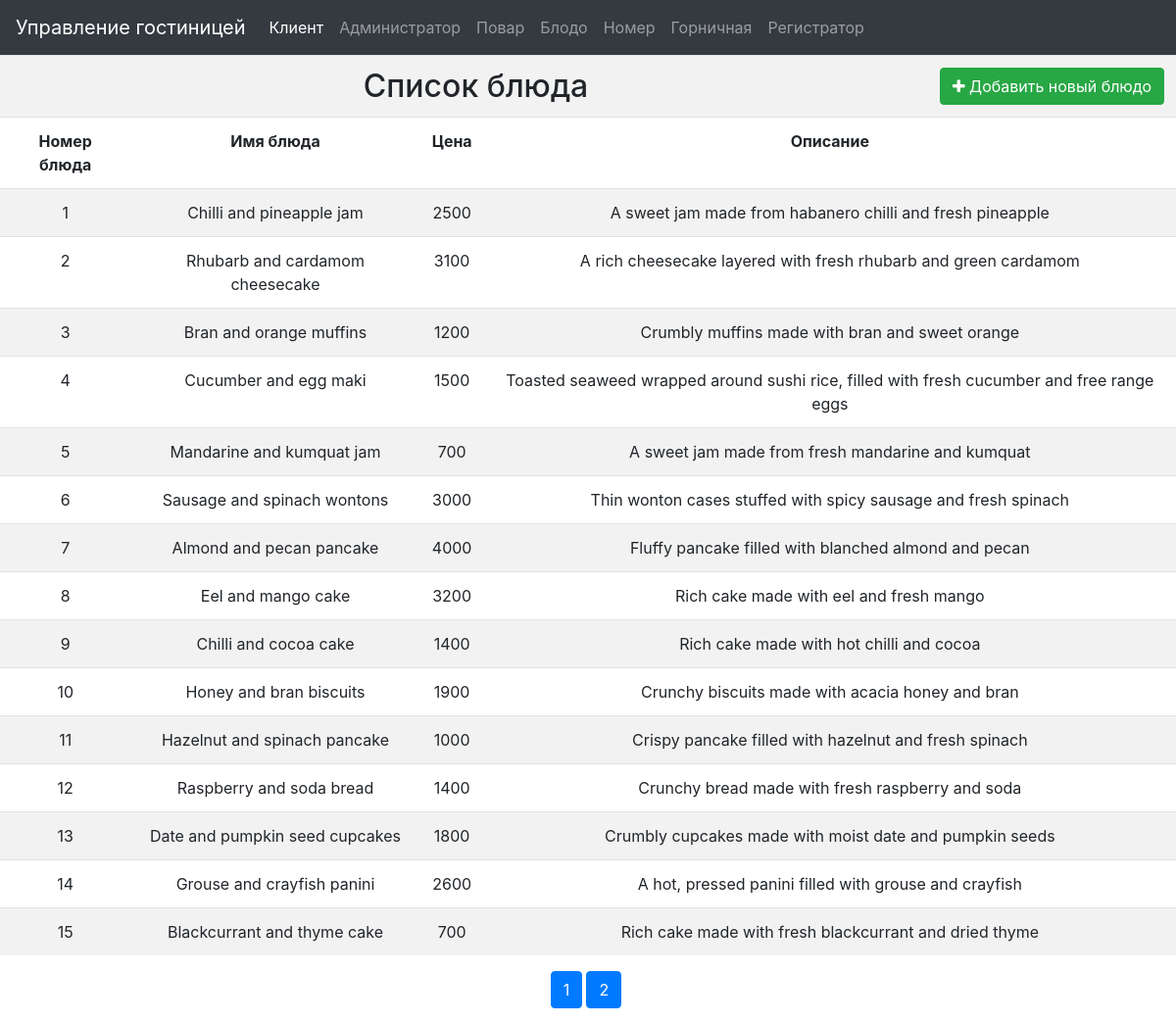
Screenshot of /food.php with the database file from the repository.
### tables this page shows
CREATE TABLE `fooditems` (
  `fooditem_id` int(11) NOT NULL,
  `fooditem_name` varchar(50) NOT NULL,
  `fooditem_price` int(11) NOT NULL,
  `fooditem_description` varchar(255) NOT NULL
);

### food.php (the view, shortened to what this page needs)
<?php
include_once('connection.php');
$number_per_page = 15;
if (isset($_GET["page"])) {
    $page = $_GET["page"];
} else {
    $page = 1;
}
$start_from = ($page - 1) * $number_per_page;
$sql = "SELECT * FROM fooditems limit $start_from, $number_per_page";
$result = $mysqli->query($sql);
?>
<!DOCTYPE html>
<html lang="en">
<head>
    <link rel="stylesheet" href="https://stackpath.bootstrapcdn.com/bootstrap/4.5.2/css/bootstrap.min.css">
    <link rel="stylesheet" href="https://maxcdn.bootstrapcdn.com/font-awesome/4.7.0/css/font-awesome.min.css">
</head>
<body>
<table class="table table-striped text-center">
    <tr>
        <th colspan="10">
            <h2 style="display: inline;">Список блюда</h2>
            <a href="AddFood.php" class="btn btn-success pull-right"><i class="fa fa-plus"></i> Добавить новый  блюдо</a>
        </th>
    </tr>
    <t>
        <th>Номер блюда</th>
        <th>Имя блюда</th>
        <th>Цена</th>
        <th>Описание</th>
    </t>
    <?php
    foreach($result as $row)
    {
        ?>
        <tr>
            <td><?php echo $row['fooditem_id'] ?></td>
            <td><?php echo $row['fooditem_name'] ?></td>
            <td><?php echo $row['fooditem_price'] ?></td>
            <td><?php echo $row['fooditem_description'] ?></td>
        </tr>
        <?php
    }
    ?>
</table>
<p class="text-center">
    <?php
    $sql = "select * from fooditems";
    $result= $mysqli->query($sql);
    $total_records = $result->num_rows;
    $total_pages=ceil($total_records/$number_per_page);
    for($i=1;$i<=$total_pages;$i++)
    {
        echo "<a class='btn btn-primary mr-1' role='button' href='food.php?page=".$i."'>".$i."</a>" ;
    }
    ?>
</p>
</body>
</html>

### rows the page displays
fooditems: fooditem_id "1", fooditem_name "Chilli and pineapple jam", fooditem_price "2500", fooditem_description "A sweet jam made from habanero chilli and fresh pineapple"
fooditems: fooditem_id "2", fooditem_name "Rhubarb and cardamom cheesecake", fooditem_price "3100", fooditem_description "A rich cheesecake layered with fresh rhubarb and green cardamom"
fooditems: fooditem_id "3", fooditem_name "Bran and orange muffins", fooditem_price "1200", fooditem_description "Crumbly muffins made with bran and sweet orange"
fooditems: fooditem_id "4", fooditem_name "Cucumber and egg maki", fooditem_price "1500", fooditem_description "Toasted seaweed wrapped around sushi rice, filled with fresh cucumber and free range eggs"
fooditems: fooditem_id "5", fooditem_name "Mandarine and kumquat jam", fooditem_price "700", fooditem_description "A sweet jam made from fresh mandarine and kumquat"
fooditems: fooditem_id "6", fooditem_name "Sausage and spinach wontons", fooditem_price "3000", fooditem_description "Thin wonton cases stuffed with spicy sausage and fresh spinach"
fooditems: fooditem_id "7", fooditem_name "Almond and pecan pancake", fooditem_price "4000", fooditem_description "Fluffy pancake filled with blanched almond and pecan"
fooditems: fooditem_id "8", fooditem_name "Eel and mango cake", fooditem_price "3200", fooditem_description "Rich cake made with eel and fresh mango"
fooditems: fooditem_id "9", fooditem_name "Chilli and cocoa cake", fooditem_price "1400", fooditem_description "Rich cake made with hot chilli and cocoa"
fooditems: fooditem_id "10", fooditem_name "Honey and bran biscuits", fooditem_price "1900", fooditem_description "Crunchy biscuits made with acacia honey and bran"
fooditems: fooditem_id "11", fooditem_name "Hazelnut and spinach pancake", fooditem_price "1000", fooditem_description "Crispy pancake filled with hazelnut and fresh spinach"
fooditems: fooditem_id "12", fooditem_name "Raspberry and soda bread", fooditem_price "1400", fooditem_description "Crunchy bread made with fresh raspberry and soda"
fooditems: fooditem_id "13", fooditem_name "Date and pumpkin seed cupcakes", fooditem_price "1800", fooditem_description "Crumbly cupcakes made with moist date and pumpkin seeds"
fooditems: fooditem_id "14", fooditem_name "Grouse and crayfish panini", fooditem_price "2600", fooditem_description "A hot, pressed panini filled with grouse and crayfish"
fooditems: fooditem_id "15", fooditem_name "Blackcurrant and thyme cake", fooditem_price "700", fooditem_description "Rich cake made with fresh blackcurrant and dried thyme"
